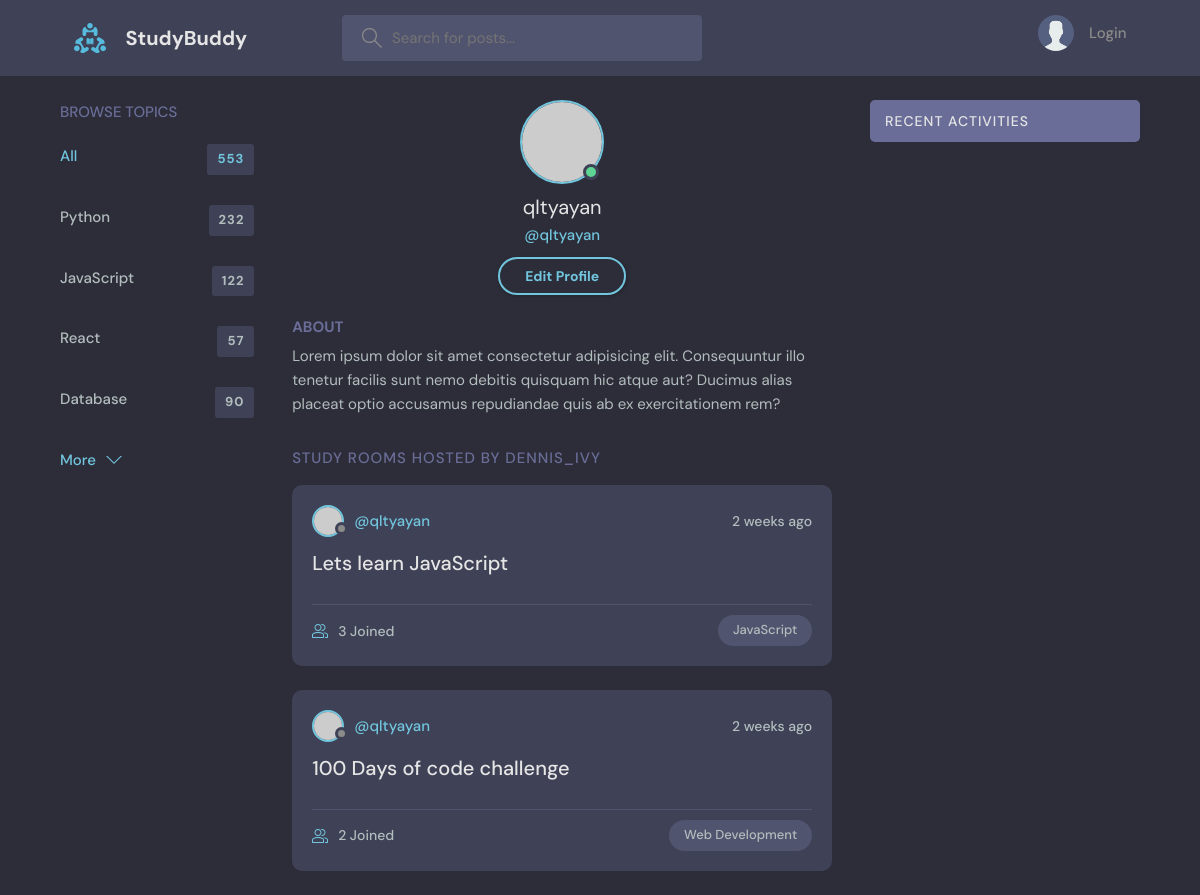
Page /profile/1/ on the committed database.
### base/models.py (models this page shows, shortened)
class Room(models.Model):
    host =  models.ForeignKey(User, on_delete = models.SET_NULL, null=True)
    topic = models.ForeignKey(Topic, on_delete = models.SET_NULL, null=True)
    name = models.CharField(max_length=200)
    description = models.TextField(null=True, blank=True)
    participants = models.ManyToManyField(User, related_name='participants', blank=True)
    update = models.DateTimeField(auto_now=True) # will be used in the class Meta
    created = models.DateTimeField(auto_now_add=True) # will be used in the class Meta
    class Meta:
        ordering = ['-update', '-created'] #with "-" means updated order

class Topic(models.Model):
    name=models.CharField(max_length=200)

### base/views.py (the view)
# urls.py: path('profile/<str:pk>/', views.userProfile, name='user-profile'),
def userProfile(request, pk):
    user = User.objects.get(id=pk)
    rooms = user.room_set.all()
    room_message = user.message_set.all()
    topics= Topic.objects.all()
    context={'user':user, 'rooms':rooms, 'room_messae':room_message, 'topics':topics}
    return render(request, 'base/profile.html', context)

### base/templates/base/profile.html
{% extends 'main.html' %}
{% block content %}
<main class="profile-page layout layout--3">
    <div class="container">
        <div class="topics">
            <div class="topics__header">
                <h2>Browse Topics</h2>
            </div>
            <ul class="topics__list">
                <li>
                    <a href="/" class="active">All <span>553</span></a>
                </li>
                <li>
                    <a href="/">Python <span>232</span></a>
                </li>
                <li>
                    <a href="/">JavaScript <span>122</span></a>
                </li>
                <li>
                    <a href="/">React <span>57</span></a>
                </li>
                <li>
                    <a href="/">Database <span>90</span></a>
                </li>
            </ul>
            <button class="btn btn--link" href="/">
                More
                <svg version="1.1" xmlns="http://www.w3.org/2000/svg" width="32" height="32" viewBox="0 0 32 32">
                    <title>chevron-down</title>
                    <path d="M16 21l-13-13h-3l16 16 16-16h-3l-13 13z"></path>
                </svg>
            </button>
        </div>
        <div class="roomList">
            <div class="profile">
                <div class="profile__avatar">
                    <div class="avatar avatar--large active">
                        <img src="https://randomuser.me/api/portraits/men/11.jpg" />
                    </div>
                </div>
                <div class="profile__info">
                    <h3>{{user.username}}</h3>
                    <p>@{{user.username}}</p>
                    <a href="edit-user.html" class="btn btn--main btn--pill">Edit Profile</a>
                </div>
                <div class="profile__about">
                    <h3>About</h3>
                    <p>
                        Lorem ipsum dolor sit amet consectetur adipisicing elit. Consequuntur illo tenetur
                        facilis sunt nemo debitis quisquam hic atque aut? Ducimus alias placeat optio
                        accusamus repudiandae quis ab ex exercitationem rem?
                    </p>
                </div>
            </div>
            <div class="roomList__header">
                <div>
                    <h2>Study Rooms Hosted by dennis_ivy</a>
                    </h2>
                </div>
            </div>
            {% include 'base/feed_components.html' %}
        </div>
        {% include 'base/activity_components.html' %}
    </div>
</main>
{% endblock content %}

### templates/main.html (shortened to what this page needs)
<!DOCTYPE html>
{% load static %}
<html lang="en">
<head>
    <link rel="stylesheet" href="{% static 'styles/style.css' %}" />
</head>
<body>
    {% include 'navbar.html' %}
    {% block content %}
    {% endblock %}
</body>
</html>

### templates/navbar.html (shortened to what this page needs)
{% load static %}
<header class="header header--loggedIn">
    <div class="container">
        <a href="{% url 'home' %}" class="header__logo">
            <img src="{% static 'images/logo.svg' %}" />
            <h1>StudyBuddy</h1>
        </a>
        <form class="header__search" method="GET" action="{% url 'home' %}">
            <label>
                <input name="q" placeholder="Search for posts..." />
            </label>
        </form>
        <nav class="header__menu">
            {% if request.user.is_authenticated %}
            <div class="header__user">
                <a href="profile.html">
                    <div class="avatar avatar--medium active">
                        <img src="https://randomuser.me/api/portraits/men/37.jpg" />
                    </div>
                    <p>{{request.user.username}}<span>@{{request.user.username}}</span></p>
                </a>
                <button class="dropdown-button">
                    <svg version="1.1" xmlns="http://www.w3.org/2000/svg" width="32" height="32" viewBox="0 0 32 32">
                        <title>chevron-down</title>
                        <path d="M16 21l-13-13h-3l16 16 16-16h-3l-13 13z"></path>
                    </svg>
                </button>
            </div>
            {% else%}
            <a href="{% url 'login' %}">
                <img src="{% static 'images/avatar.svg' %}" />
                <p>Login</p>
            </a>
            {% endif %}
        </nav>
    </div>
</header>

### base/templates/base/feed_components.html (shortened to what this page needs)
{% for room in rooms %}
<div class="roomListRoom">
    <div class="roomListRoom__header">
        <a href="{% url 'user-profile' room.host.id %}" class="roomListRoom__author">
            <div class="avatar avatar--small">
                <img src="https://randomuser.me/api/portraits/women/11.jpg" />
            </div>
            <span>@{{room.host.username}}</span>
        </a>
        <div class="roomListRoom__actions">
            <span>{{room.created|timesince}} ago</span>
        </div>
    </div>
    <div class="roomListRoom__content">
        <a href="{% url 'room' room.id %}">{{room.name}}</a>
    </div>
    <div class="roomListRoom__meta">
        <a href="{% url 'room' room.id %}" class="roomListRoom__joined">
            {{room.participants.all.count}} Joined
        </a>
        <p class="roomListRoom__topic">{{room.topic.name}}</p>
    </div>
</div>
{% endfor %}

### base/templates/base/activity_components.html (shortened to what this page needs)
<div class="activities">
    <div class="activities__header">
        <h2>Recent Activities</h2>
    </div>
</div>

### rows in the picture
Room: host.username "qltyayan", created "2 weeks", name "Lets learn JavaScript", participants.all.count "3", topic.name "JavaScript"
Room: host.username "qltyayan", created "2 weeks", name "100 Days of code challenge", participants.all.count "2", topic.name "Web Development"

### other values in the picture
{{ user.username }} "qltyayan"
